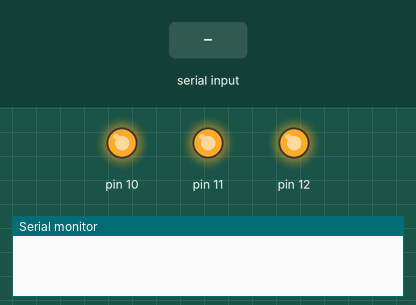
The sketch below on a simulated Arduino Uno, built with avr-gcc and run on an emulated ATmega328P. Shown: output pins drawn as LEDs (lit = HIGH), the last lines printed to the serial monitor. The test bench sets the inputs (shaded band).

Above: at 1.2 s.
1.3 s: "a" received over Serial
At 1.9 s:
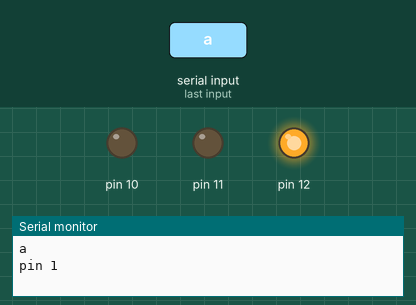
2.8 s: "c" received over Serial
At 3.1 s:
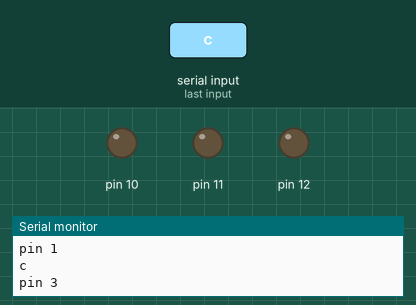
4.3 s: "b" received over Serial
At 5.4 s:
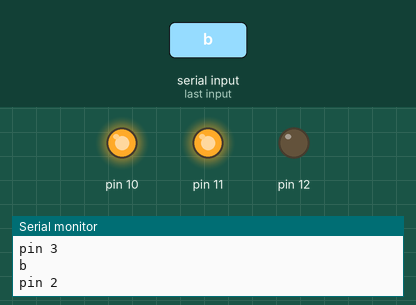
Timing chart, 0 to 7.3 s (numbered marks = the images above; inputs shaded):
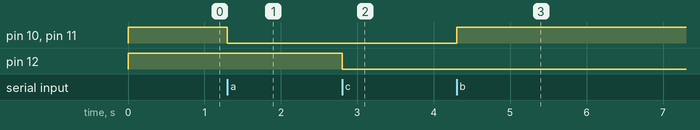

The sketch:

JARVIS_automation_USB_arduino.ino
```cpp
char x;
int incoming[2];
void setup() {
  // put your setup code here, to run once:
Serial.begin(9600);
pinMode(10, OUTPUT);
pinMode(11, OUTPUT);
pinMode(12, OUTPUT);
digitalWrite(10,HIGH);
digitalWrite(11,HIGH);
digitalWrite(12,HIGH);
}

void loop() {
  // put your main code here, to run repeatedly:
if (Serial.available()>=1)
{
  incoming[0]=Serial.read();
  //Serial.write(x);
  //Serial.println("pin");
  x=incoming[0];
  Serial.println(x);
  switch(x)
  {
      case 'a':
      digitalWrite(10,LOW);
      digitalWrite(11,LOW);
      Serial.println("pin 1");
      break;
      case 'b':
      digitalWrite(10,HIGH);
      digitalWrite(11,HIGH);
      Serial.println("pin 2");
      break;
      case 'c':
      digitalWrite(12,LOW);
      Serial.println("pin 3");
      break;
      case 'd':
      digitalWrite(12,HIGH);
      Serial.println("pin 4");
      break;
  }
  }
}
```

Measured:
- after the input at 1.3 s, pin 10, pin 11: HIGH → LOW at once
- after the input at 2.8 s, pin 12: HIGH → LOW at once
- after the input at 4.3 s, pin 10, pin 11: LOW → HIGH at once
